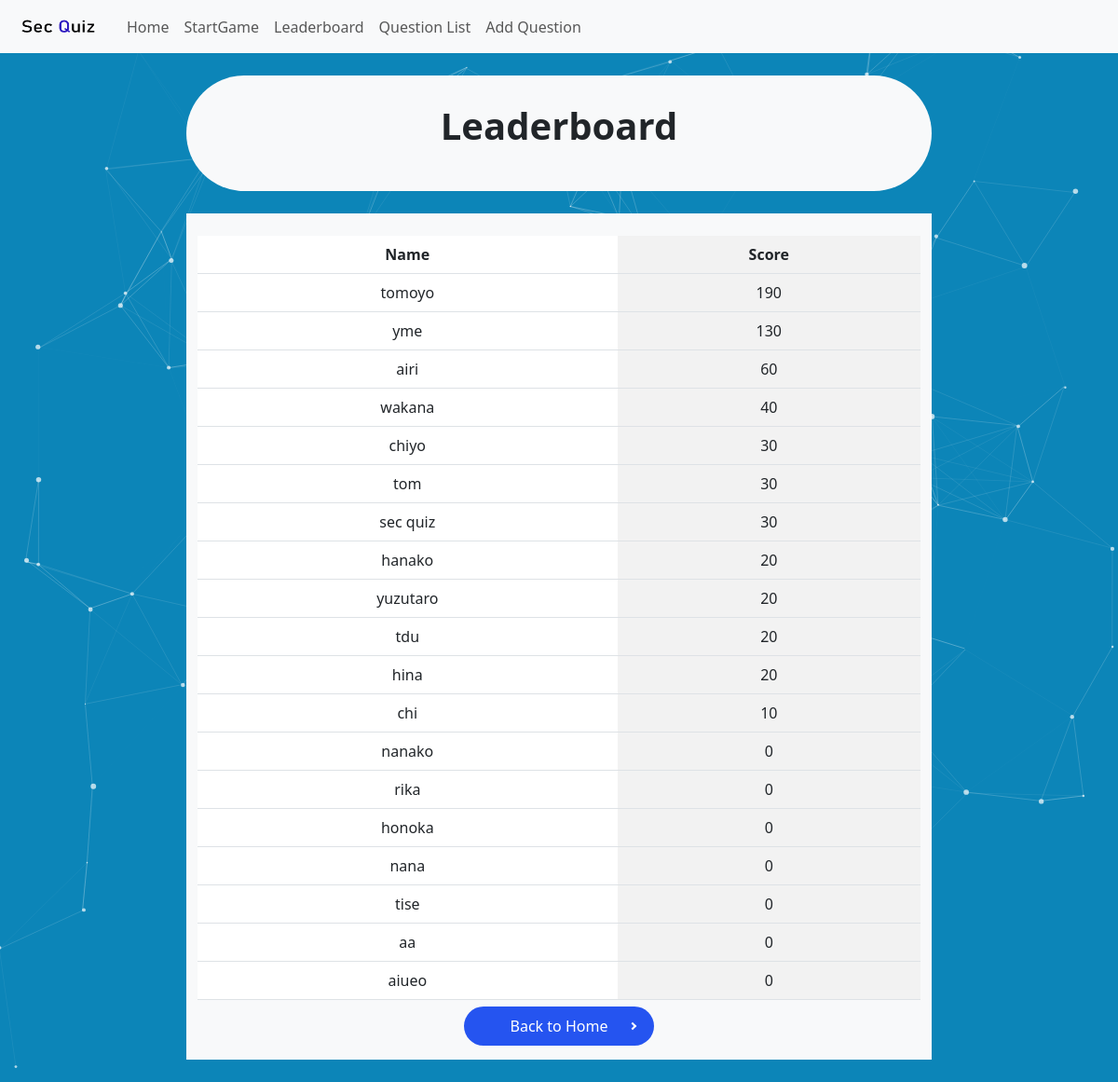
Page /leaderboard_user on the earlier database version.
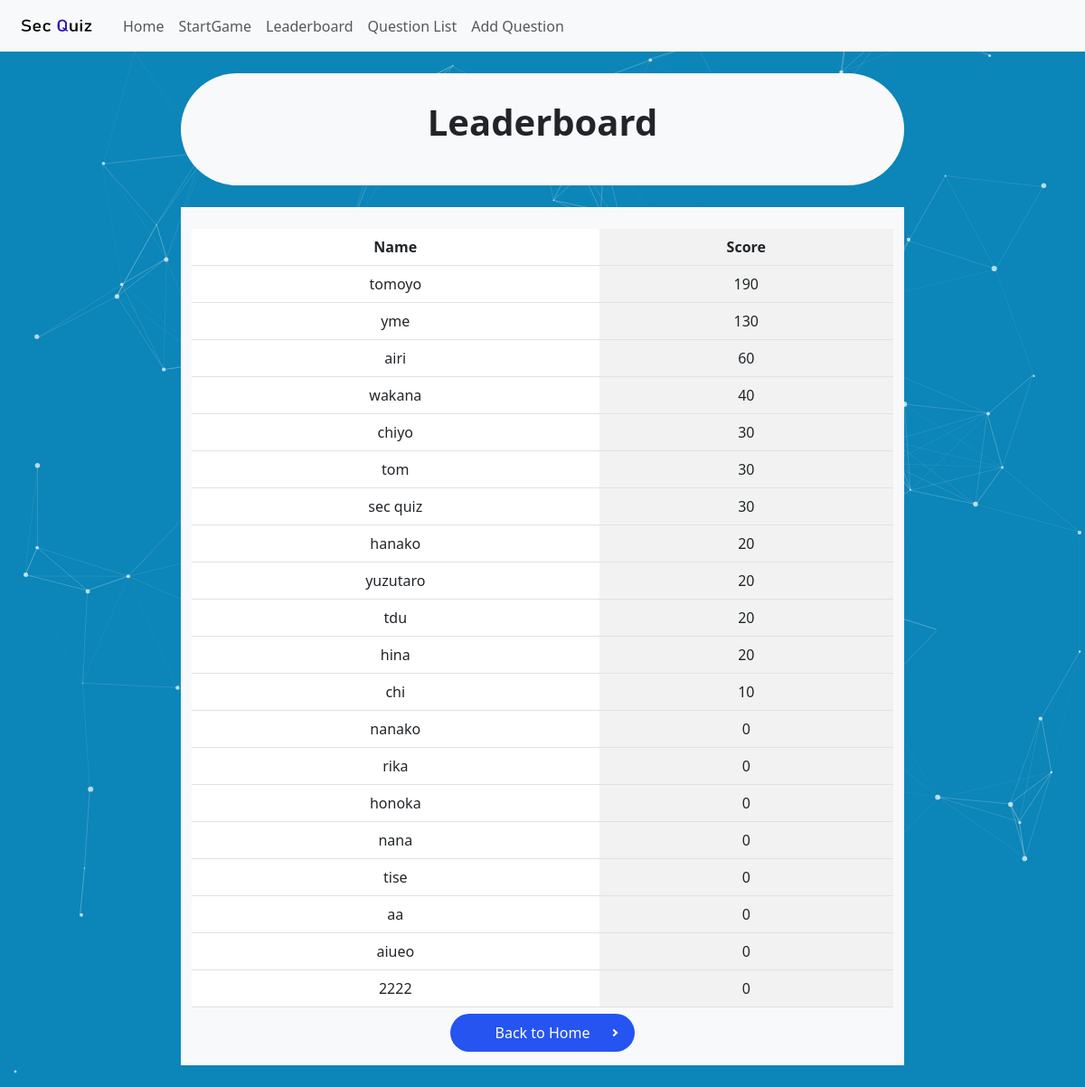
Same page on the later database version.
### app.py (models this page shows)
class Player(db.Model):
    id = db.Column(db.Integer, primary_key=True)
    name = db.Column(db.String(50), unique=True, nullable=False)
    score = db.Column(db.Integer, default=0)

### app.py (the view)
@app.route("/leaderboard_user")
def leaderboard_user():
    players = Player.query.order_by(Player.score.desc()).all()
    return render_template("user/leaderboard.html", players=players)

### templates/user/leaderboard.html
{% extends 'base.html' %}
{% block body %}
<div id="particles-js"></div>
<link rel="stylesheet" href="../../static/css/background.css">
<link rel="stylesheet" href="../../static/css/yajirusi_button.css">
<nav class="navbar navbar-expand-lg bg-body-tertiary">
    <div class="container-fluid">
        <a class="navbar-brand" href="/user">
            <img src="../../static/image/secquiz_logo.png" alt="Logo" width="100" height="30"
                class="d-inline-block align-text-top">
        </a>
        <div class="collapse navbar-collapse" id="navbarNav">
            <ul class="navbar-nav">
                <li class="nav-item">
                    <a class="nav-link" aria-current="page" href="/user">Home</a>
                </li>
                <li class="nav-item">
                    <a class="nav-link" href="/start_game">StartGame</a>
                </li>
                <li class="nav-item">
                    <a class="nav-link" href="/leaderboard">Leaderboard</a>
                </li>
                <li class="nav-item">
                    <a class="nav-link" href="/questions_user">Question List</a>
                </li>
                <li class="nav-item">
                    <a class="nav-link" href="/add_question_form">Add Question</a>
                </li>
            </ul>
        </div>
    </div>
</nav><br>
<div class="container-sm bg-light rounded-pill" style="width: 800px;"><br>
    <p class="fs-1 fw-bold text-center">Leaderboard</p><br>
</div><br>
<div class="container-sm bg-light text-center" style="width: 800px;"><br>
    <div class="">
        <table class="table table-striped-columns">
            <tr>
                <th>Name</th>
                <th>Score</th>
            </tr>
            {% for player in players %}
            <tr>
                <td>{{ player.name }}</td>
                <td>{{ player.score }}</td>
            </tr>
            {% endfor %}
        </table>
    </div>
    <div class="">
        <a href="/user" class="button mb_top">Back to Home</a>
    </div><br>
</div><br>
{% endblock %}

### templates/base.html (shortened to what this page needs)
<!DOCTYPE html>
<html lang="ja">
<head>
  <link rel="stylesheet" href="{{ url_for('static', filename='css/bootstrap.min.css') }}" />
  <link rel="stylesheet" href="../static/css/background.css">
</head>
<body>
  {% block body %}{% endblock %}
</body>
</html>

### static/css/background.css (style rules this page uses)
a { color: #000000; }
html,body { height: 100%; }
#particles-js { position:fixed; z-index:-1; width: 100%; height: 100%; background-color:#0c85b8; }
.mb_top { margin-top: 5em; }

### static/css/yajirusi_button.css (style rules this page uses)
.button { position: relative; padding: 10px 50px; color: #fff; border-radius: 50vh; background-color: #2554f0; text-decoration: none; }
.button::after { content: ''; position: absolute; right: 20px; top: 50%; width: 6px; height: 6px; border-top: 2px solid #fff; border-right: 2px solid #fff; transform: translate(0, -50%) rotate(45deg); }

Differences in the rows shown:
added Player: name "2222", score "0"
